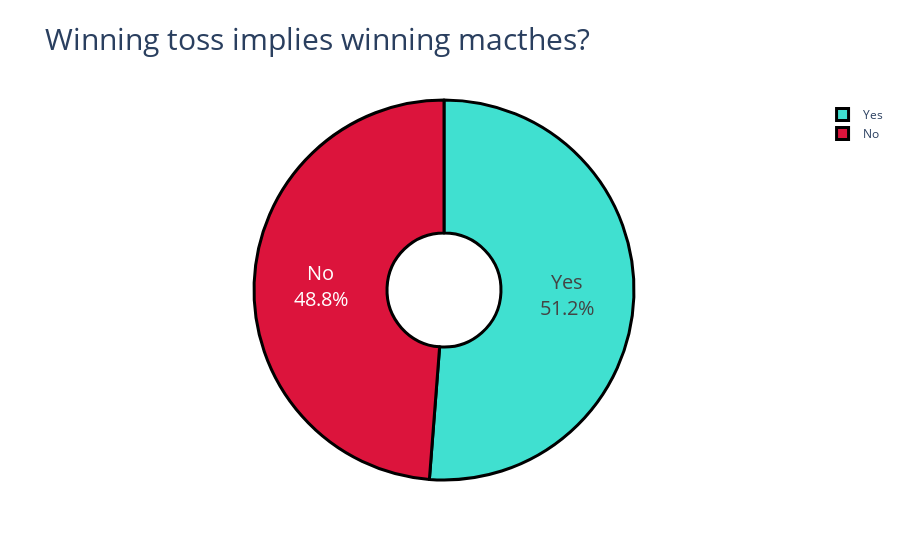

The notebook cell saved with this chart:
### Code cell
labels =["Yes",'No']
values = match_data['toss_win_game_win'].value_counts()
colors = ['turquoise', 'crimson']
fig = go.Figure(data=[go.Pie(labels=labels,
                             values=values,hole=.3)])
fig.update_traces(hoverinfo='label+percent', textinfo='label+percent', textfont_size=20,
                  marker=dict(colors=colors, line=dict(color='#000000', width=3)))
fig.update_layout(title="Winning toss implies winning macthes?",
                  titlefont={'size': 30},
                  )
fig.show()

### Figure 1 — Plotly figure (JSON) as saved in the notebook; plotly's stock layout.template omitted (floating-point values rounded to 4 significant figures)
{"data": [{"hole": 0.3, "hoverinfo": "label+percent", "labels": ["Yes", "No"], "marker": {"colors": ["turquoise", "crimson"], "line": {"color": "#000000", "width": 3}}, "textfont": {"size": 20}, "textinfo": "label+percent", "type": "pie", "values": [418, 398]}], "layout": {"title": {"font": {"size": 30}, "text": "Winning toss implies winning macthes?"}}}
